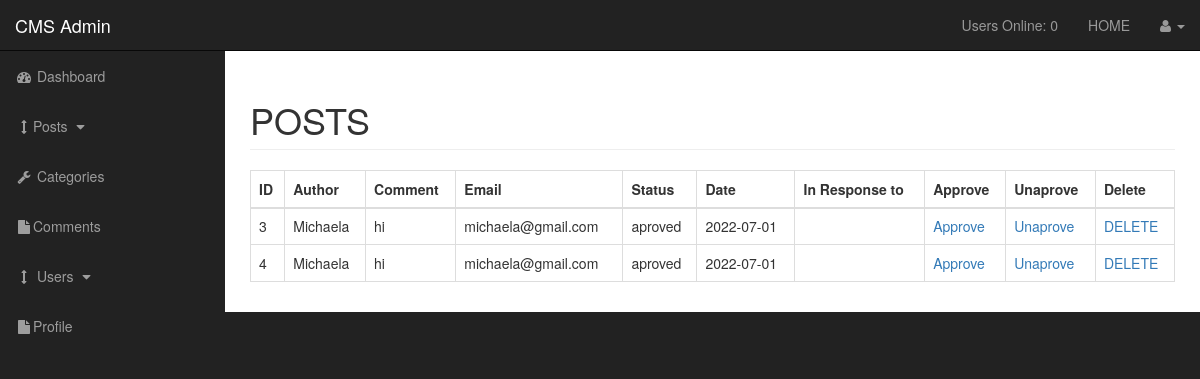
Page /cms/admin/comments.php on the committed database.
### tables this page shows
CREATE TABLE `comments` (
  `comment_id` int(3) NOT NULL,
  `comment_post_id` int(3) NOT NULL,
  `comment_author` varchar(255) NOT NULL,
  `comment_email` varchar(255) NOT NULL,
  `comment_content` text NOT NULL,
  `comment_status` varchar(255) NOT NULL,
  `comment_date` date NOT NULL
);

### cms/admin/functions.php (called while the page is built, shortened)
<?php include "../includes/db.php" ?>
<?php
    function users_online(){
        global $connection;
    $session = session_id();
    $time = time();
    $time_out_in_seconds = 60;
    $time_out = $time - $time_out_in_seconds;
    $query = "SELECT * FROM users_online WHERE session = '$session'";
    $send_query = mysqli_query($connection, $query);
    $count = mysqli_num_rows($send_query);
    if($count == NULL){
        $count_online_users = "INSERT INTO users_online(session, time) VALUES ('$session', '$time')";
        mysqli_query($connection, $count_online_users);
    }
    else{
        $update_users_online = "UPDATE users_online SET time = '$time' WHERE session = '$session'";
        mysqli_query($connection, $update_users_online);
    }
    $users_online = "SELECT * FROM users_online WHERE time > '$time_out'";
    $test = mysqli_query($connection, $users_online);
    return  mysqli_num_rows($test);
    }
    ?>

### cms/admin/includes/view_all_comments.php (the view, shortened to what this page needs)
<table class="table table-bordered table-hover">
    <thead>
        <tr>
            <th>ID</th>
            <th>Author</th>
            <th>Comment</th>
            <th>Email</th>
            <th>Status</th>
            <th>Date</th>
            <th>In Response to</th>
            <th>Approve</th>
            <th>Unaprove</th>
            <th>Delete</th>
        </tr>
    </thead>
    <tbody>
        <tr>
            <?php
            $query = "SELECT * FROM comments";
            $select_comments = mysqli_query($connection, $query);
            while ($row = mysqli_fetch_assoc($select_comments)) {
                $comment_id = $row['comment_id'];
                $comment_author = $row['comment_author'];
                $comment_email = $row['comment_email'];
                $comment_content = $row['comment_content'];
                $comment_status = $row['comment_status'];
                $comment_date = $row['comment_date'];
            ?>
        <tr>
            <td><?php echo $comment_id ?></td>
            <td><?php echo $comment_author ?></td>
            <td><?php echo $comment_content ?></td>
            <td><?php echo $comment_email ?></td>
            <td><?php echo $comment_status ?></td>
            <td><?php echo $comment_date ?></td>
            <td>
            </td>
            <td><a href='comments.php?aprove=<?php echo $comment_id ?>'>Approve</a></td>
            <td><a href='comments.php?unaprove=<?php echo $comment_id ?>'>Unaprove</a></td>
            <td><a href='comments.php?delete=<?php echo $comment_id ?>'>DELETE</a></td>
        </tr>
    <?php
            }
    ?>
    </tr>
    </tbody>
</table>

### cms/admin/includes/header.php (shortened to what this page needs)
<?php include "../includes/db.php" ?>
<?php include './functions.php'; ?>
<!DOCTYPE html>
<html lang="en">
<head>
    <link href="css/bootstrap.min.css" rel="stylesheet">
    <link href="css/sb-admin.css" rel="stylesheet">
    <link href="font-awesome/css/font-awesome.min.css" rel="stylesheet" type="text/css">
    <link href="https://cdn.jsdelivr.net/npm/summernote@0.8.18/dist/summernote.min.css" rel="stylesheet">
</head>
<body>

### cms/admin/comments.php (shortened to what this page needs)
<?php include 'includes/header.php' ?>
<div id="wrapper">
    <?php include 'includes/navigation.php' ?>
    <div id="page-wrapper">
        <div class="container-fluid">
            <div class="row">
                <div class="col-lg-12">
                    <h1 class="page-header">
                        POSTS
                    </h1>
                   <?php
                   if(isset($_GET['source'])){
                       $source = $_GET['source'];
                   }
                   else{
                       $source = '';
                   }
                   switch ($source){
                        default;
                        include "includes/view_all_comments.php";
                   }
                   ?>
                </div>
            </div>
        </div>
    </div>
</div>
<?php include 'includes/footer.php' ?>

### cms/admin/includes/navigation.php (shortened to what this page needs)
<nav class="navbar navbar-inverse navbar-fixed-top" role="navigation">
            <div class="navbar-header">
                <a class="navbar-brand" href="index.php">CMS Admin</a>
            </div>
            <ul class="nav navbar-right top-nav">
                <li><a href="">Users Online: <?php echo users_online()?></a> </li>
                <li> <a href="../index.php">HOME</a></li>
                <li class="dropdown">
                    <a href="#" class="dropdown-toggle" data-toggle="dropdown"><i class="fa fa-user"></i> <?php echo $_SESSION['username']; ?> <b class="caret"></b></a>
                </li>
            </ul>
            <div class="collapse navbar-collapse navbar-ex1-collapse">
                <ul class="nav navbar-nav side-nav">
                    <li>
                        <a href="index.php"><i class="fa fa-fw fa-dashboard"></i> Dashboard</a>
                    </li>
                    <li>
                        <a href="javascript:;" data-toggle="collapse" data-target="#demo2"><i class="fa fa-fw fa-arrows-v"></i>Posts <i class="fa fa-fw fa-caret-down"></i></a>
                    </li>
                    <li>
                        <a href="./categories.php"><i class="fa fa-fw fa-wrench"></i> Categories </a>
                    </li>
                    <li >
                        <a href="./comments.php"><i class="fa fa-fw fa-file"></i>Comments</a>
                    </li>
                    <li>
                        <a href="javascript:;" data-toggle="collapse" data-target="#demo"><i class="fa fa-fw fa-arrows-v"></i> Users <i class="fa fa-fw fa-caret-down"></i></a>
                    </li>
                    <li>
                        <a href="./profile.php"><i class="fa fa-fw fa-file"></i>Profile</a>
                    </li>
                </ul>
            </div>
        </nav>

### cms/admin/includes/footer.php (shortened to what this page needs)
</body>
</html>

### cms/admin/css/sb-admin.css (style rules this page uses)
body { margin-top: 100px; background-color: #222; }
@media (min-width:768px) { body { margin-top: 50px; } }
#wrapper { padding-left: 0; }
#page-wrapper { width: 100%; padding: 0; background-color: #fff; }
@media (min-width:768px) { #wrapper { padding-left: 225px; } }
@media (min-width:768px) { #page-wrapper { padding: 10px; } }
.top-nav { padding: 0 15px; }
.top-nav>li { display: inline-block; float: left; }
.top-nav>li>a { padding-top: 15px; padding-bottom: 15px; line-height: 20px; color: #999; }
@media (min-width:768px) { .side-nav { position: fixed; top: 51px; left: 225px; width: 225px; margin-left: -225px; border: none; border-radius: 0; overflow-y: auto; background-color: #222; } }
@media (min-width:768px) { .side-nav>li>a { width: 225px; } }

### rows in the picture
comments: comment_id "3", comment_author "Michaela", comment_content "hi", comment_email "michaela@gmail.com", comment_status "aproved", comment_date "2022-07-01"
comments: comment_id "4", comment_author "Michaela", comment_content "hi", comment_email "michaela@gmail.com", comment_status "aproved", comment_date "2022-07-01"

### other values in the picture
users_online() "0"
